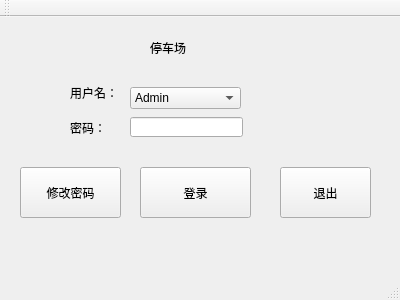
<?xml version="1.0" encoding="UTF-8"?>
<ui version="4.0">
 <class>P</class>
 <widget class="QMainWindow" name="P">
  <property name="geometry">
   <rect>
    <x>0</x>
    <y>0</y>
    <width>400</width>
    <height>300</height>
   </rect>
  </property>
  <property name="windowTitle">
   <string>P</string>
  </property>
  <widget class="QWidget" name="centralWidget">
   <widget class="QLabel" name="label">
    <property name="geometry">
     <rect>
      <x>150</x>
      <y>10</y>
      <width>71</width>
      <height>41</height>
     </rect>
    </property>
    <property name="styleSheet">
     <string notr="true">font: 14pt &quot;宋体&quot;;</string>
    </property>
    <property name="text">
     <string>停车场</string>
    </property>
   </widget>
   <widget class="QPushButton" name="pushButton">
    <property name="geometry">
     <rect>
      <x>140</x>
      <y>150</y>
      <width>111</width>
      <height>51</height>
     </rect>
    </property>
    <property name="text">
     <string>登录</string>
    </property>
   </widget>
   <widget class="QLineEdit" name="lineEdit_2">
    <property name="geometry">
     <rect>
      <x>130</x>
      <y>100</y>
      <width>113</width>
      <height>20</height>
     </rect>
    </property>
    <property name="text">
     <string/>
    </property>
   </widget>
   <widget class="QLabel" name="label_2">
    <property name="geometry">
     <rect>
      <x>70</x>
      <y>60</y>
      <width>71</width>
      <height>31</height>
     </rect>
    </property>
    <property name="text">
     <string>用户名：</string>
    </property>
   </widget>
   <widget class="QLabel" name="label_3">
    <property name="geometry">
     <rect>
      <x>70</x>
      <y>100</y>
      <width>61</width>
      <height>21</height>
     </rect>
    </property>
    <property name="text">
     <string>密码：</string>
    </property>
    <property name="buddy">
     <cstring>lineEdit_2</cstring>
    </property>
   </widget>
   <widget class="QLabel" name="label_4">
    <property name="geometry">
     <rect>
      <x>90</x>
      <y>130</y>
      <width>161</width>
      <height>21</height>
     </rect>
    </property>
    <property name="text">
     <string/>
    </property>
   </widget>
   <widget class="QPushButton" name="pushButton_2">
    <property name="geometry">
     <rect>
      <x>20</x>
      <y>150</y>
      <width>101</width>
      <height>51</height>
     </rect>
    </property>
    <property name="text">
     <string>修改密码</string>
    </property>
   </widget>
   <widget class="QPushButton" name="pushButton_3">
    <property name="geometry">
     <rect>
      <x>280</x>
      <y>150</y>
      <width>91</width>
      <height>51</height>
     </rect>
    </property>
    <property name="text">
     <string>退出</string>
    </property>
   </widget>
   <widget class="QComboBox" name="comboBox">
    <property name="geometry">
     <rect>
      <x>130</x>
      <y>70</y>
      <width>111</width>
      <height>22</height>
     </rect>
    </property>
    <item>
     <property name="text">
      <string>Admin</string>
     </property>
    </item>
    <item>
     <property name="text">
      <string>刘英琦</string>
     </property>
    </item>
   </widget>
  </widget>
  <widget class="QMenuBar" name="menuBar">
   <property name="geometry">
    <rect>
     <x>0</x>
     <y>0</y>
     <width>400</width>
     <height>26</height>
    </rect>
   </property>
  </widget>
  <widget class="QToolBar" name="mainToolBar">
   <attribute name="toolBarArea">
    <enum>TopToolBarArea</enum>
   </attribute>
   <attribute name="toolBarBreak">
    <bool>false</bool>
   </attribute>
  </widget>
  <widget class="QStatusBar" name="statusBar"/>
 </widget>
 <layoutdefault spacing="6" margin="11"/>
 <resources/>
 <connections>
  <connection>
   <sender>pushButton_3</sender>
   <signal>clicked()</signal>
   <receiver>P</receiver>
   <slot>close()</slot>
   <hints>
    <hint type="sourcelabel">
     <x>332</x>
     <y>203</y>
    </hint>
    <hint type="destinationlabel">
     <x>325</x>
     <y>127</y>
    </hint>
   </hints>
  </connection>
 </connections>
</ui>
